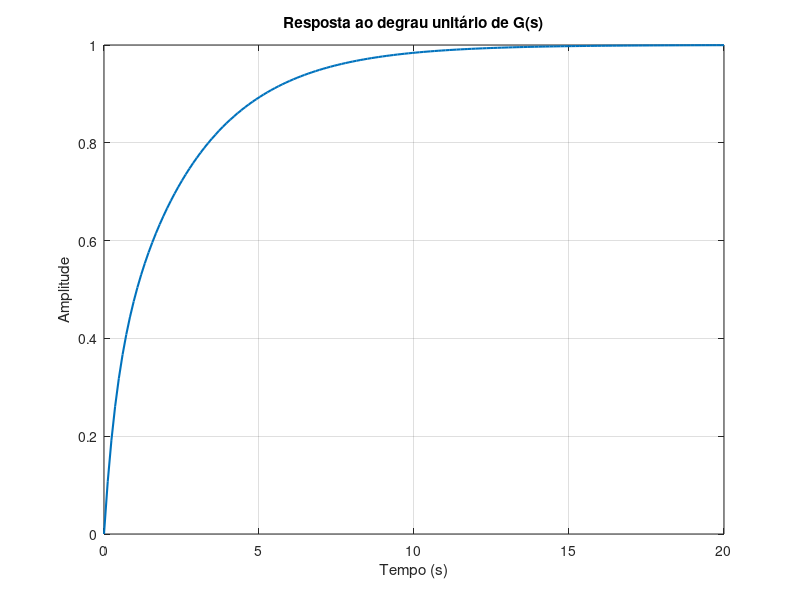

The MATLAB script that drew this image:
%% 10 - Resposta ao degrau
% Script independente.
% Requer Control System Toolbox.
clear;
clc;
close all;

if exist('tf', 'file') == 0 || exist('step', 'file') == 0
    error('Este script requer a Control System Toolbox.');
end

fprintf('=== Resposta ao degrau unitário ===\n\n');

% G(s) = (s + 1) / (s^2 + 3s + 1)
num = [1 1];
den = [1 3 1];
G = tf(num, den);

disp('Função de transferência:');
G

[y, t] = step(G);

valor_final_aproximado = y(end);
valor_final_teorico = dcgain(G);

fprintf('Valor final aproximado = %.6f\n', valor_final_aproximado);
fprintf('Valor final teórico = %.6f\n', valor_final_teorico);

figure('Name', 'Resposta ao degrau');
plot(t, y, 'LineWidth', 1.5);
grid on;
xlabel('Tempo (s)');
ylabel('Amplitude');
title('Resposta ao degrau unitário de G(s)');
